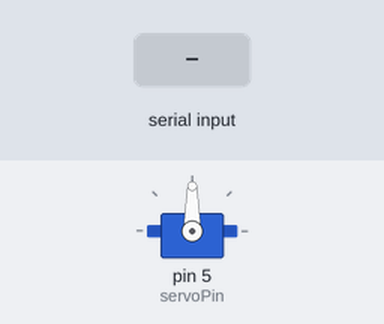
The sketch below on a simulated Arduino Uno, built with avr-gcc and run on an emulated ATmega328P. Parts: servo. Inputs (shaded band) come from the test bench.

Above: at 1.2 s.
1.3 s: "90,45\n" received over Serial
At 2.3 s:
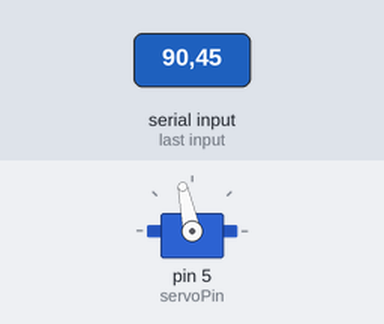
2.8 s: "30,150\n" received over Serial
At 3.5 s:
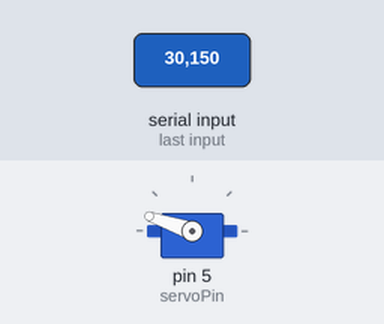
4.3 s: "5\n" received over Serial
At 5.5 s:
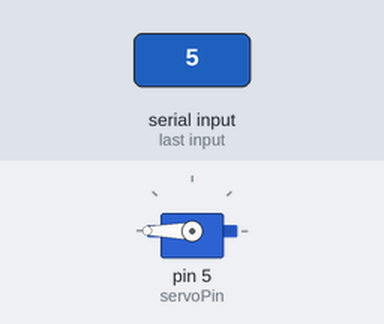
5.8 s: "200\n" received over Serial
At 6.9 s:
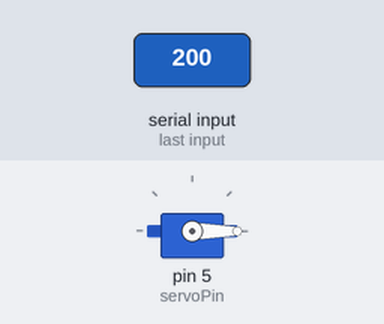
7.3 s: "90\n" received over Serial
At 8.0 s:
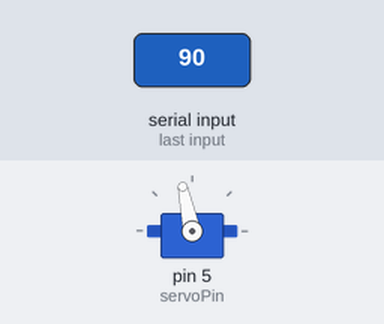
Timing chart, 0 to 9.8 s (numbered marks = the images above; inputs shaded):
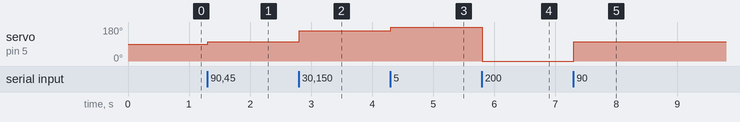

Measured:
- after the input at 1.3 s, servo on pin 5 (servoPin): 90° → 102° at once
- after the input at 2.8 s, servo on pin 5 (servoPin): 102° → 161° at once
- after the input at 4.3 s, servo on pin 5 (servoPin): 161° → 180° at once
- after the input at 5.8 s, servo on pin 5 (servoPin): 180° → 0° at once
- after the input at 7.3 s, servo on pin 5 (servoPin): 0° → 102° at once

The sketch:

servopy.ino
```cpp
#include <Servo.h>
Servo myservo;
const int servoPin=5;

void setup(){
  Serial.begin(9600);
  Serial.setTimeout(50);
  myservo.attach(servoPin);
}

void loop()
{
  int pos, t;
  String input_data;
  if(Serial.available())  // if data available in serial port
    {
    // Read input data from python
    input_data = Serial.readStringUntil('\n');
    pos = input_data.toFloat();
    // Calculate pulse and send to servo
    t = deg2ms(pos);
    myservo.writeMicroseconds( t );
    delay(100);
    }
}

float deg2ms(float alpha){
  int t;
  //  Return lenght of the HIGH pulse (in microseconds) to move the servo to
  // a certain angle. The angles are defined as:
  //         0
  //   [servo] 90
  //        180
  t = 700+(2500-700)*(1-(alpha/180));
  return t;
}
```
